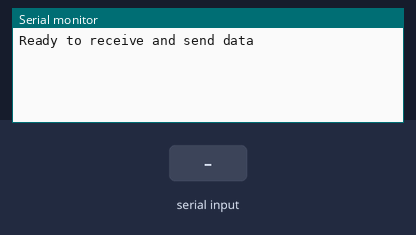
Simulated run of this sketch. Board: Arduino Uno, built with avr-gcc and run on an emulated ATmega328P. Parts: the last lines printed to the serial monitor. Inputs (shaded band) come from the test bench.

Above: at 2.8 s.
2.9 s: "1" received over the second serial link
At 3.7 s:
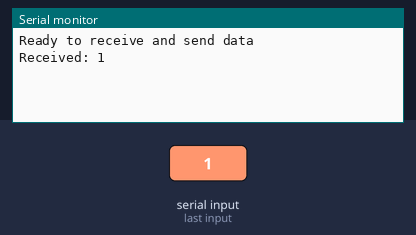
4.5 s: "0" received over the second serial link
At 5.5 s:
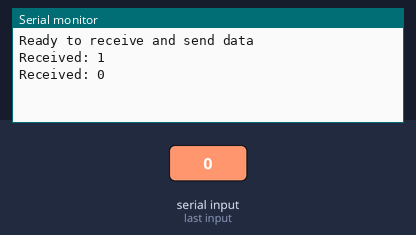
6.0 s: "2" received over the second serial link
At 6.4 s:
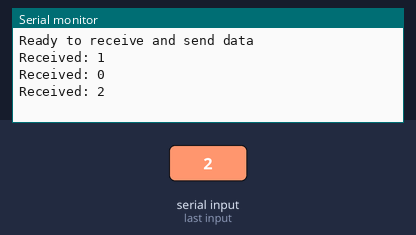

Measured:
- after the input at 2.9 s, the serial monitor: prints a new line after 0.11 s (image 1)
- after the input at 4.5 s, the serial monitor: prints a new line after 0.52 s (image 2)
- after the input at 6.0 s, the serial monitor: prints a new line at once (image 3)

The sketch:

arduino_serial_read.ino
```cpp
#include <SoftwareSerial.h>

SoftwareSerial mySerial(0, 1); // RX, TX (change these pins if needed)

void setup() {
  Serial.begin(115200); // Open serial communications
  mySerial.begin(9600); // Start the SoftwareSerial communication
  Serial.println("Ready to receive and send data");
}

void loop() {
  // Check if data is available to read from SoftwareSerial
  if (mySerial.available()) {
    char receivedChar = mySerial.read(); // Read from SoftwareSerial
    Serial.print("Received: ");
    Serial.println(receivedChar); // Print the received character
    }
    // Send a response back via SoftwareSerial
    mySerial.write("0x65");
    delay(1000); // Wait for a second before exiting
}
```
